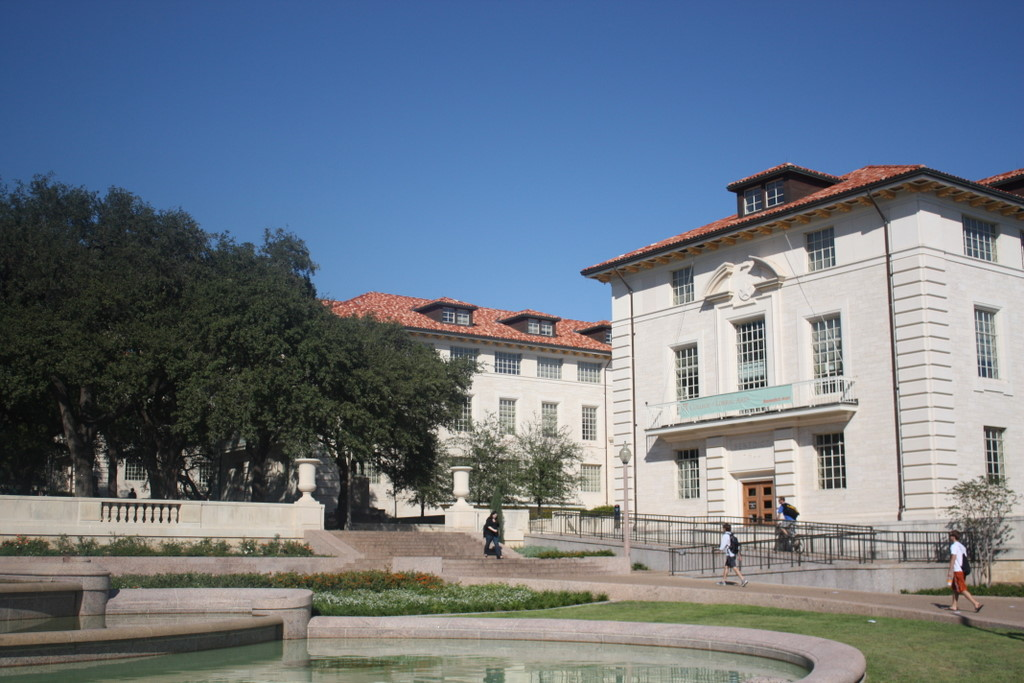
#> input picture Assignment02/assets/stitching/pano_image1.jpg, 1024 x 683 px
$ jupyter execute image-stitcing.ipynb
#> lines starting #> are read from the running program, lines starting #| are printed output that depends on the picture
## **Part 2 | Image Stitching**

Explanation:

The panorama stitching algorithm can be divided into four basic fundamental steps.

These steps are as follows:

1. Detection of keypoints (points on the image) and extraction of local invariant descriptors (SIFT feature) from input images.
2. Finding matched descriptors between the input images.
3. Calculating the homography matrix using the RANSAC algorithm.
4. The homography matrix is then applied to the image to wrap and fit those images and merge them into one.

then, will compare it with the output of OpenCV's built it stitch() method

[cell 1]
import numpy as np
import cv2 as cv
import matplotlib.pyplot as plt

[cell 2]
def display_image(image, title):
    plt.figure(figsize=(10, 5))
    plt.imshow(image)
    plt.title(title)
    plt.axis("off")
    plt.show()

1. Loading the images

[cell 3]
image_paths=['assets/stitching/pano_image1.jpg','assets/stitching/pano_image2.jpg']

imgs = []
gray_imgs = []
for i in range(len(image_paths)):
	imgs.append(cv.cvtColor(cv.imread(image_paths[i]), cv.COLOR_BGR2RGB))
	gray_imgs.append(cv.cvtColor(cv.imread(image_paths[i]), cv.COLOR_BGR2GRAY))

2. Computing SIFT keypoints and descriptors

[cell 4]
# sift = cv2.xfeatures2d.SIFT_create()
# kp1 = sift.detect(gray_imgs[0], None)

sift = cv.SIFT_create()
kp1, des1 = sift.detectAndCompute(gray_imgs[0], None) #SIFT works best on grayscale images
#> kp1 = 4195 keypoints; strongest (x, y, size): (958, 550, 9.6), (490, 527, 2), (376, 451, 1.8), (440, 520, 6.8)
kp2, des2 = sift.detectAndCompute(gray_imgs[1], None)
#> kp2 = 5314 keypoints; strongest (x, y, size): (620, 556, 2.4), (612, 556, 2.2), (698, 499, 3.5), (534, 528, 1.9)
img1 = cv.drawKeypoints(gray_imgs[0], kp1, imgs[0], flags=cv.DRAW_MATCHES_FLAGS_DRAW_RICH_KEYPOINTS)
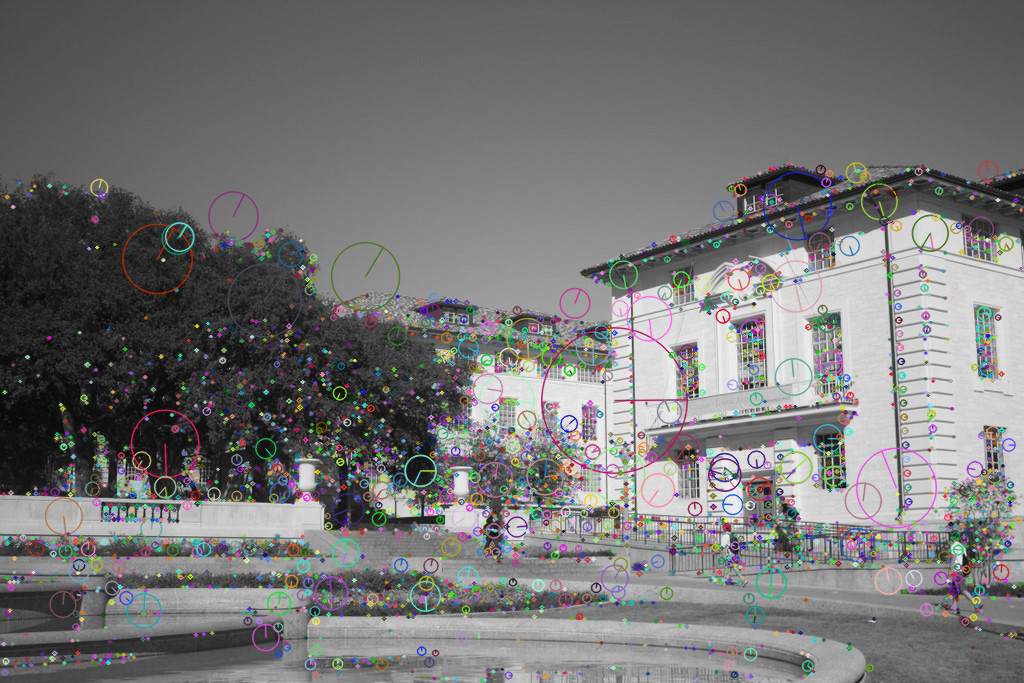
#> img1: shape (683, 1024, 3); mean R, G, B 117.8, 117.4, 117.5
img2 = cv.drawKeypoints(gray_imgs[1], kp1, imgs[1], flags=cv.DRAW_MATCHES_FLAGS_DRAW_RICH_KEYPOINTS)
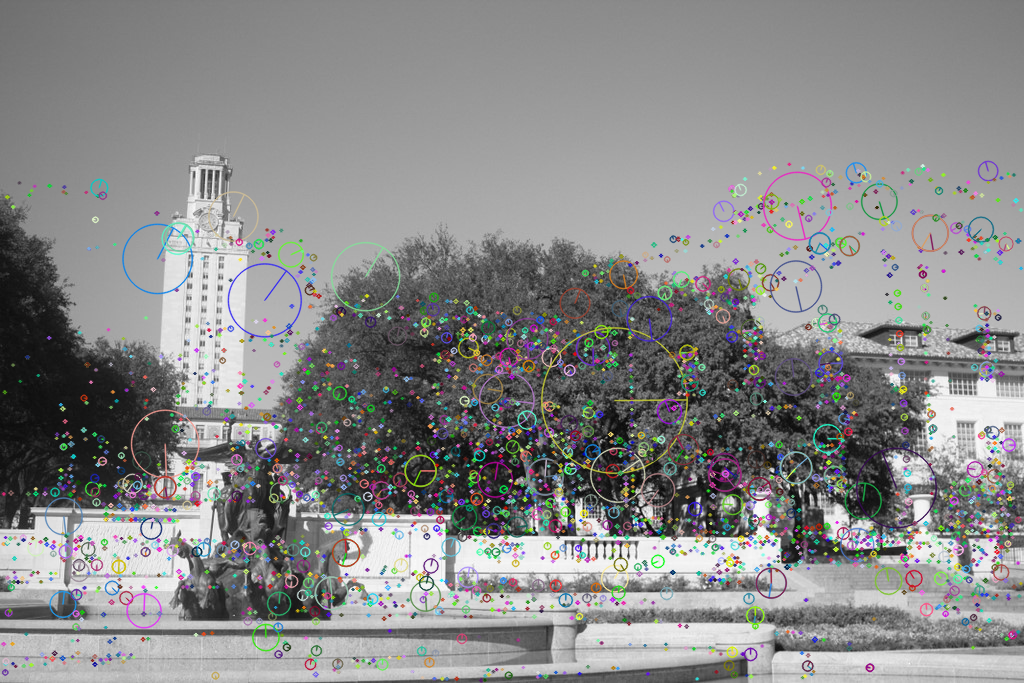
#> img2: shape (683, 1024, 3); mean R, G, B 136.8, 137.1, 137

[cell 5]
display_image(img1, "ay haga for now")
display_image(img2, "ay haga for now part 2")

3. Getting Correspondences using Brute Force matcher

- (may try FLANN as well)

[cell 6]
bf = cv.BFMatcher()
matches = bf.knnMatch(des1,des2,k=2)
#> matches = 4195 matches

Applying ratio parameters (best / 2nd-best ratio)

[cell 7]
good = []
for m,n in matches:
    if m.distance < 0.5*n.distance:
        good.append([m])
#> after the loop, good = 695 matches

[cell 8]
img3 = cv.drawMatchesKnn(gray_imgs[0],kp1,gray_imgs[1],kp2,good,None,flags=cv.DrawMatchesFlags_NOT_DRAW_SINGLE_POINTS)
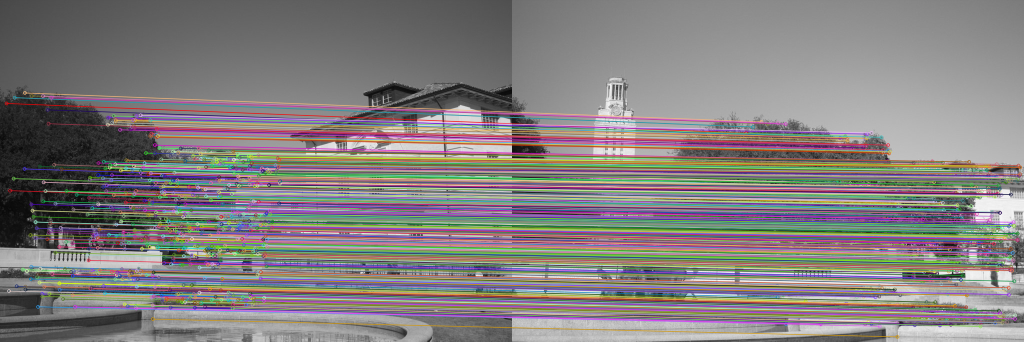
#> img3: shape (683, 2048, 3) (shown at 1/2 size); mean of channels 0, 1, 2 126.3, 126.7, 131.3; drawn as B, G, R
display_image(img3, "yarab")
